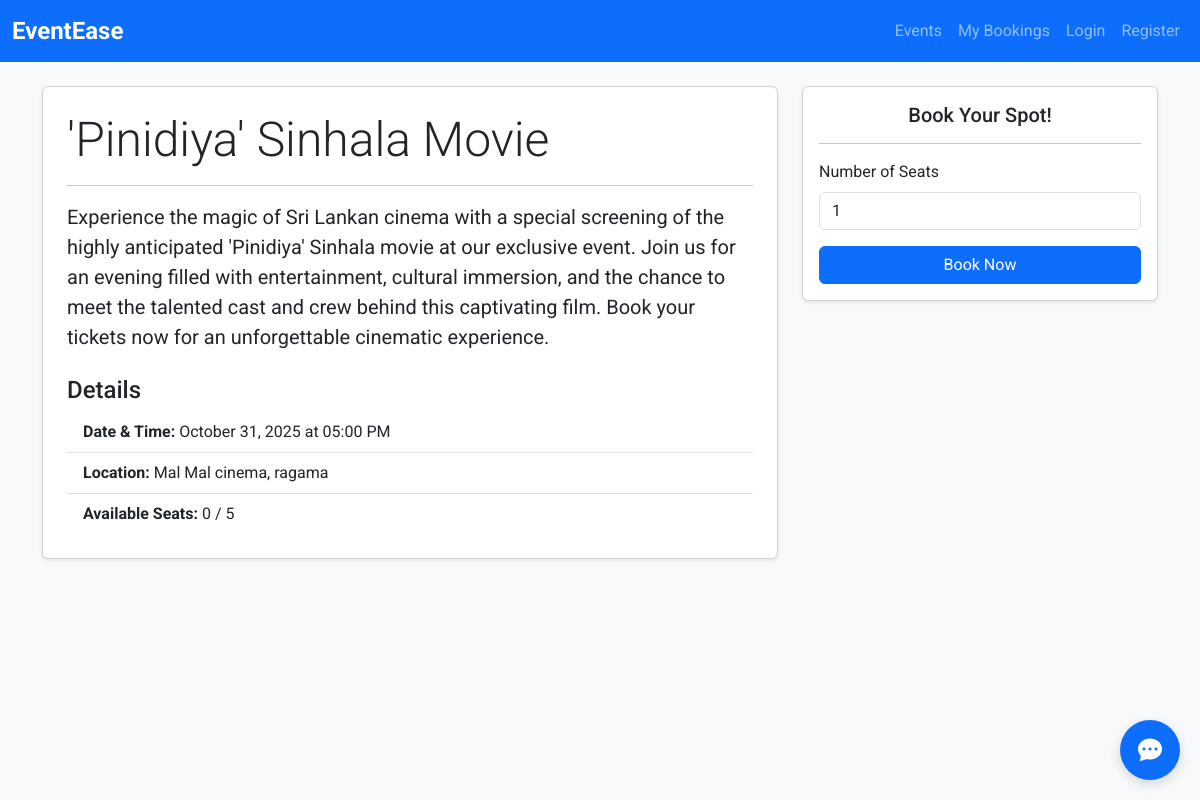
The page /events/4 on the database its author committed.
### models.py (models this page shows)
class Event(Base):
    __tablename__ = "events"
    id = Column(Integer, primary_key=True, index=True)
    title = Column(String, index=True, nullable=False)
    description = Column(String)
    location = Column(String, nullable=False)
    date_time = Column(DateTime, nullable=False)
    total_seats = Column(Integer, nullable=False)
    available_seats = Column(Integer, nullable=False)
    creator_id = Column(Integer, ForeignKey("users.id"))
    creator = relationship("User", back_populates="events")
    bookings = relationship("Booking", back_populates="event")

### app.py (the view)
@app.get("/events/{event_id}", include_in_schema=False)
def get_event_detail_page(request: Request, event_id: int, db: Session = Depends(get_db)):
    event = event_crud.get_event(db, event_id=event_id)
    if not event:
         raise HTTPException(status_code=status.HTTP_404_NOT_FOUND, detail="Event not found")
    return templates.TemplateResponse("event_detail.html", {"request": request, "event": event})

### templates/event_detail.html (shortened to what this page needs)
{% extends "base.html" %}
{% block content %}
<div class="row">
    <div class="col-lg-8 mb-4">
        <div class="card shadow-sm h-100">
            <div class="card-body p-4">
                <h1 class="display-5">{{ event.title }}</h1>
                <hr>
                <p class="fs-5">{{ event.description }}</p>
                <h4 class="mt-4">Details</h4>
                <ul class="list-group list-group-flush">
                    <li class="list-group-item">
                        <strong>Date & Time:</strong> {{ event.date_time.strftime('%B %d, %Y at %I:%M %p') }}
                    </li>
                    <li class="list-group-item">
                        <strong>Location:</strong> {{ event.location }}
                    </li>
                    <li class="list-group-item">
                        <strong>Available Seats:</strong> {{ event.available_seats }} / {{ event.total_seats }}
                    </li>
                </ul>
            </div>
        </div>
    </div>
    <div class="col-lg-4 mb-4">
        <div class="card shadow-sm">
            <div class="card-body">
                <h5 class="card-title text-center">Book Your Spot!</h5>
                <hr>
                <form id="booking-form">
                    <div class="mb-3">
                        <label for="number_of_seats" class="form-label">Number of Seats</label>
                        <input type="number" class="form-control" id="number_of_seats" value="1" min="1" max="{{ event.available_seats }}" required>
                    </div>
                    <button type="submit" class="btn btn-primary w-100">Book Now</button>
                </form>
            </div>
        </div>
    </div>
</div>
{% endblock %}

### static/css/style.css (style rules this page uses)
body { font-family: 'Roboto', sans-serif; background-color: #f8f9fa; }

### rows shown on the page
Event: title "'Pinidiya' Sinhala Movie", description "Experience the magic of Sri Lankan cinema with a special screening of the highly anticipated 'Pinidiya' Sinhala movie at our exclusive event. Join us for an evening filled with entertainment, cultural immersion, and the chance to meet the talented cast and crew behind this captivating film. Book your tickets now for an unforgettable cinematic experience.", date_time "October 31, 2025 at 05:00 PM", location "Mal Mal cinema, ragama", available_seats "0", total_seats "5"
